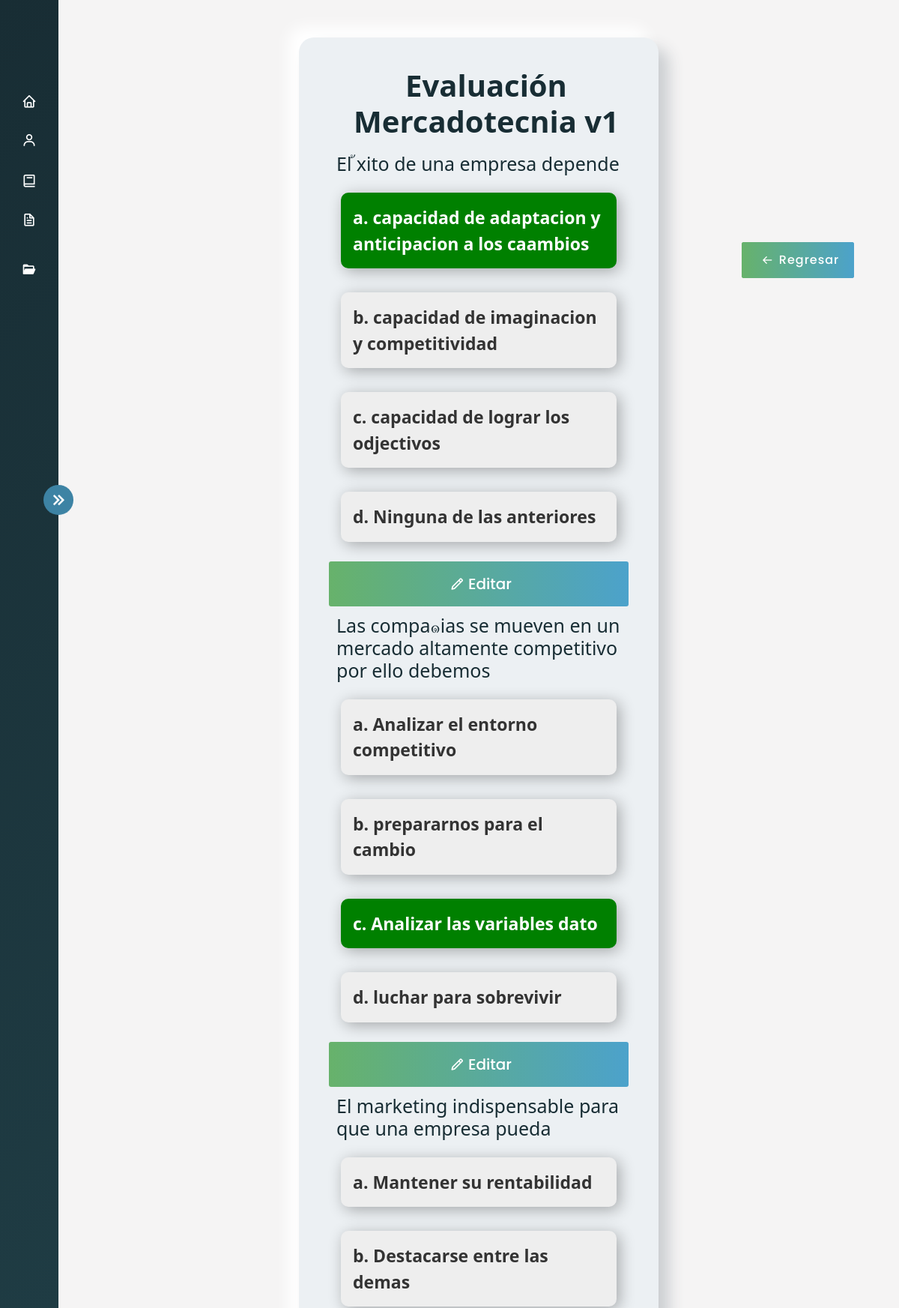
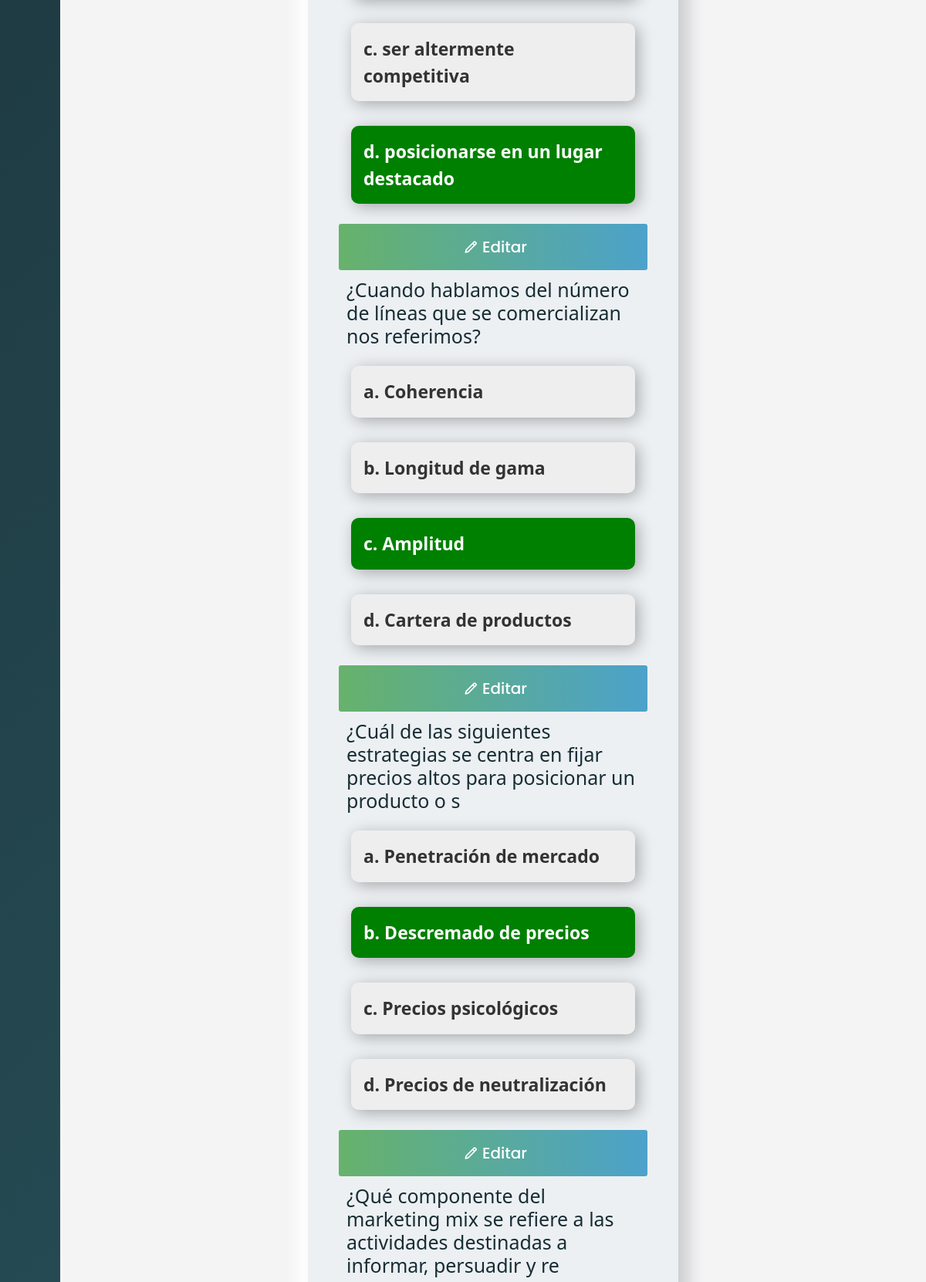
Screenshot of /cursos/cursos/ver_preguntas_detalle/18/ (signed in, upper part) with the database file from the repository (2 pictures, top to bottom).
### AppCursos/models.py (models this page shows, shortened)
class Evaluaciones(models.Model):
     nombre_evaluacion=models.CharField(max_length=100)
     numero_intentos = models.IntegerField(default=2)
     descripcion_evaluacion = models.CharField(max_length=300, null=True,blank=True)
     instrucciones_evaluacion = models.TextField(max_length=300, null=True,blank=True)
     duracion_evaluacion_admin = models.IntegerField(default=30)
     finalizada = models.BooleanField(default=False)
     id_modulo= models.ForeignKey(Modulos, on_delete=models.CASCADE,null=False)
     class Meta:
          verbose_name_plural = 'Evaluaciones'

class Preguntas(models.Model):
     nombre_pregunta=models.TextField(max_length=100)
     opcion_a = models.CharField(max_length=100, null=True,blank=True)
     opcion_b = models.CharField(max_length=100, null=True,blank=True)
     opcion_c = models.CharField(max_length=100, null=True,blank=True)
     opcion_d = models.CharField(max_length=100, null=True,blank=True)
     respuesta_correcta = models.CharField(max_length=1, choices=[('a', 'A'), ('b', 'B'), ('c', 'C'), ('d', 'D'),], null=True,blank=True)
     id_evaluacion= models.ForeignKey(Evaluaciones, on_delete=models.CASCADE,null=False)
     class Meta:
          verbose_name_plural = 'Preguntas'

### AppCursos/views.py (the view)
# urls.py: path('cursos/ver_preguntas_detalle/<int:evaluacion_id>/', login_required(user_passes_test(views.valida_administrativos, login_url='/acceso_denegado/')(views.ver_preguntas_detalle)), name='ver_pregunta
def ver_preguntas_detalle(request,evaluacion_id):
    evaluacion = get_object_or_404(Evaluaciones, pk=evaluacion_id)
    preguntas = Preguntas.objects.filter(id_evaluacion=evaluacion).order_by('id')
    return render(request, 'Evaluaciones/Visualizacion/ver_preguntas_detalle.html', {'evaluacion': evaluacion, 'preguntas': preguntas})

### AppCursos/context_processors.py (called while the page is built)
def group_name(request):
    group_name = None
    if request.user.is_authenticated:
        group = Group.objects.filter(user=request.user).first()
        if group:
            group_name = group.name
    return {'group_name': group_name}

### AppCursos/views.py (called while the page is built)
def valida_administrativos(user):
    return user.groups.filter(name='administrativos').exists()

### Templates/Evaluaciones/Visualizacion/ver_preguntas_detalle.html (shortened to what this page needs)
{% extends 'Layout/Base.html' %}
{% load static %}
{% block content %}
<link rel="stylesheet" href="{% static 'Css/ver_preguntas_detalle.css' %}">
<body>
    <div class="home_content">
        <div class="text">
            <div class="all">
                <div class="tabla container-fluid">
                    <div class="titulo">
                        <h1>{{ evaluacion.nombre_evaluacion }}</h1>
                    </div>
                    {% for pregunta in preguntas %}
                    <div class="pregunta">
                        <h2>{{ pregunta.nombre_pregunta }}</h2>
                    </div>
                    <div class="respuesta_a {% if pregunta.respuesta_correcta == 'a' %}correct{% endif %}">
                        <p>a. {{ pregunta.opcion_a }}</p>
                    </div>
                    <div class="respuesta_b {% if pregunta.respuesta_correcta == 'b' %}correct{% endif %}">
                        <p>b. {{ pregunta.opcion_b }}</p>
                    </div>
                    <div class="respuesta_c {% if pregunta.respuesta_correcta == 'c' %}correct{% endif %}">
                        <p>c. {{ pregunta.opcion_c }}</p>
                    </div>
                    <div class="respuesta_d {% if pregunta.respuesta_correcta == 'd' %}correct{% endif %}">
                        <p>d. {{ pregunta.opcion_d }}</p>
                    </div>
                        <a href="{% url 'editar_pregunta' pregunta.id%}">
                            <button class="subir" type="submit">
                                <i class='bx bx-pencil'></i>
                                <span>Editar</span>
                             </button>
                    </a>
                    {% endfor %}
                </div>
            </div>
        </div>
    </div>
    <a href="{% url 'ver_evaluacion_detalle' evaluacion.id %}" id="back2">
        <button class="back">
            <button class="back">
                <i class='bx bx-arrow-back'></i>
                <span>Regresar</span>
            </button>
        </button>
    </a>
</body>
{% endblock %}

### static/Css/Estilo.css (style rules this page uses)
body { overflow-x: hidden; }
* { margin: 0; padding: 0; box-sizing: border-box; }

### static/Css/ver_preguntas_detalle.css (style rules this page uses)
body { margin: 0; padding: 0; box-sizing: border-box; background-color: #f2f0f0b4; overflow-y: scroll; }
.home_content { position: absolute; height: 100%; width: calc(100% - 78px); left: 78px; transition: all 0.5s ease; }
.home_content .text { font-size: 25px; font-weight: 500; color: #1d1b31; margin: 12px; }
.all { margin: 0 auto; width: 40vw; color: #f7ece1; height: auto; position: relative; }
h2 { position: relative; width: 95%; text-align: left; display: inline-block; font-size: 25px; }
h1 { width: 35vw; word-wrap:break-word; font-weight: 700; }
.tabla { color: #182d34; border-radius: 20px; padding: 40px; box-sizing: border-box; background: #ecf0f3; box-shadow: 14px 14px 20px #cbced1, -14px -14px 20px white; transition: all 0.3s ease; box-sizing: border-box; margin: 50px auto; font-size: 30px; display: flex; flex-direction: column; text-align: center; overflow: auto; height: auto; }
.respuesta_a, .respuesta_b, .respuesta_c, .respuesta_d { background-color: #eeeeee; box-shadow: 4px 4px 20px rgba(0, 0, 0, 0.3); border-radius: 10px; margin: 1rem; display: inline-block; overflow: auto; height: auto; width: auto; font-weight: 200; }
p { color: #333; font-size: 23px; text-align: start; padding: 1rem; margin: 0; font-weight: bold; }
a { text-decoration: none; }
.subir { width: 100%; font-size: 20px; margin: 10px 0px 10px 0px; display: flex; height: 3em; padding: 10px; align-items: center; font-family: 'Poppins', sans-serif; font-weight: 500; justify-content: center; border-radius: 3px; transition: all 0.4s linear; cursor: pointer; border: none; background: linear-gradient(to right, #67b26b, #4ca2cb); color: #fff; }
.subir>i { width: 30px; font-size: 20px; transition: all 0.4s ease-in; }
.back { align-items: center; position: fixed; top: 5%; right: 5%; display: flex; height: 3em; width: 150px; padding: 10px; font-size: 16px; align-items: center; justify-content: center; border-radius: 3px; letter-spacing: 1px; transition: all 0.4s linear; cursor: pointer; border: none; background: linear-gradient(to right, #67b26b, #4ca2cb); color: #fff; transition: all 0.4s ease-in; font-family: 'Poppins', sans-serif ; font-weight: 500; }
.back>i { transition: all 0.4s ease-in; width: 30px; }
.correct { background-color: green; color: white; font-weight: bold; }
.correct p { color: white; }

### rows the page displays
Evaluaciones: nombre_evaluacion "Evaluación Mercadotecnia v1"
Preguntas: nombre_pregunta "El ้xito de una empresa depende", opcion_a "capacidad de adaptacion y anticipacion a los caambios", opcion_b "capacidad de imaginacion y competitividad", opcion_c "capacidad de lograr los odjectivos", opcion_d "Ninguna de las anteriores"
Preguntas: nombre_pregunta "Las compa๑ias se mueven en un mercado altamente competitivo por ello debemos", opcion_a "Analizar el entorno competitivo", opcion_b "prepararnos para el cambio", opcion_c "Analizar las variables dato", opcion_d "luchar para sobrevivir"
Preguntas: nombre_pregunta "El marketing indispensable para que una empresa pueda", opcion_a "Mantener su rentabilidad", opcion_b "Destacarse entre las demas", opcion_c "ser altermente competitiva", opcion_d "posicionarse en un lugar destacado"
Preguntas: nombre_pregunta "¿Cuando hablamos del número de líneas que se comercializan nos referimos?", opcion_a "Coherencia", opcion_b "Longitud de gama", opcion_c "Amplitud", opcion_d "Cartera de productos"
Preguntas: nombre_pregunta "¿Cuál de las siguientes estrategias se centra en fijar precios altos para posicionar un producto o s", opcion_a "Penetración de mercado", opcion_b "Descremado de precios", opcion_c "Precios psicológicos", opcion_d "Precios de neutralización"
Preguntas: nombre_pregunta "¿Qué componente del marketing mix se refiere a las actividades destinadas a informar, persuadir y re"
